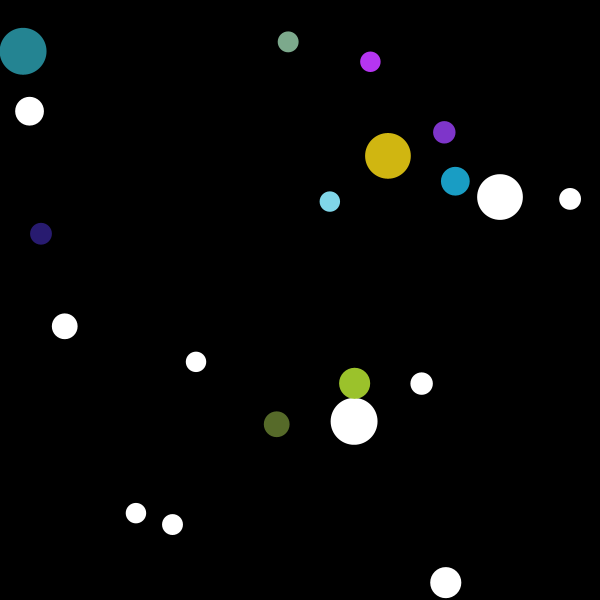
Frame 1 (no input)
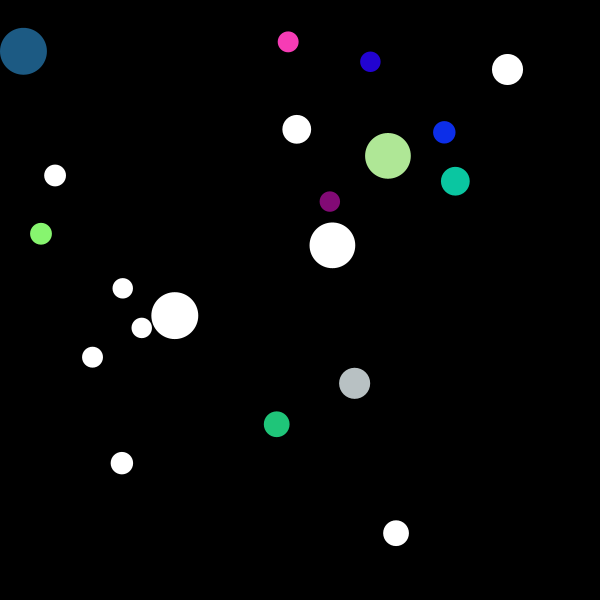
Frame 60 (the mouse pressed at the canvas centre just before this capture)
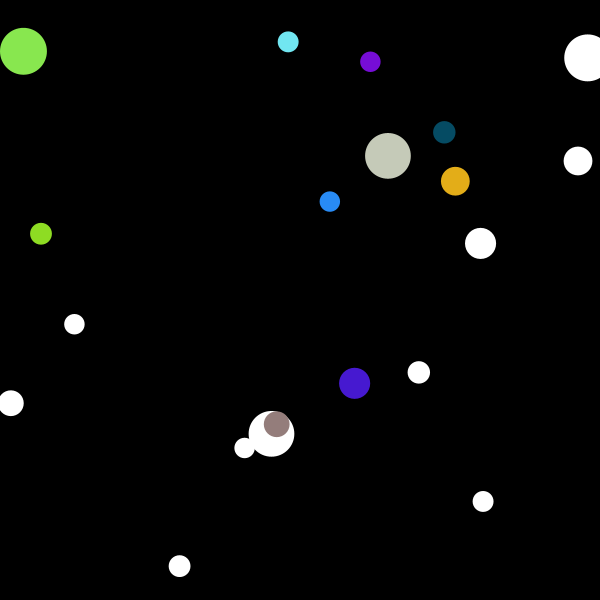
Frame 120 (the mouse held since frame 60 and released just before this capture)

The Processing sketch that drew these frames (run headless with seeded random() and noise(); from frame 60 on, the mouse is pressed at the canvas centre):

// Processing sketch: yigeshibaidepengqiuyouxi
// ── yigeshibaidepengqiuyouxi.pde
int totalNum = 10;
Ball[] theBall;

void setup() {
  size(600, 600);
  theBall= new Ball[totalNum];
  //PVector theBallLoc = new PVector(width/2, height/2);
  //float theBallDia = 50;
  //theBall=new Ball(theBallLoc, theBallDia);
  for(int i=0; i<theBall.length; i++){
    PVector loc = new PVector(random(width),random(height));
    PVector sp = new PVector(random(1, 5), random(1, 5));
    PVector ac = new PVector(0,0);
    float d=random(20,50);
    theBall[i]=new Ball(loc,sp,ac, d,i);
  }
}


void draw() {
  background(0);
  //fill(#D67D7D);
  for(int i=0; i< theBall.length; i++){
    theBall[i].show();
    theBall[i].collision();
    theBall[i].edge();
    println(theBall[2].location.x);
  
  }
}

// ── HitBall.pde
class Ball {
  PVector location;
  PVector speed;
  PVector acce;
  float dd;
  float x = random(width);
  float y = random(height);
  int indexNum;
  int elliLength = 10;



  Ball(PVector loc, PVector sp, PVector ac, float d, int index) {
    location=loc;
    speed=sp;
    acce=ac;
    dd=d;
    indexNum=index;
  }


  void show() {
    fill(random(250), random(250), random(250));
    smooth();
    noStroke();
    ellipse(location.x, location.y, dd, dd);
    float x = random(width);
    float y = random(height);
    fill(255);
    noStroke();
    ellipse(x, y, dd, dd);
  }



void collision() {
  int elliLength = 10;
  if (mousePressed==true) {
    PVector mouse = new PVector(mouseX, mouseY);
    PVector locWhite = new PVector(x,y);
    PVector bound = PVector.sub(locWhite, mouse);
    bound.normalize();
    bound.mult(50/dd);
    acce.add(bound);
  }

  for (int i = 0; i < elliLength; i ++) {
    float ddist=dist(x, y, location.x, location.y);
    if (ddist<=dd) {
      speed.x=speed.x*-1;
      speed.y=speed.y*-1;
    }
  }
}




void edge() {
  int elliLength = 10;
  for (int i = 0; i < elliLength; i ++) {

    if (location.x + dd/2 > width) {
      location.x = width - dd/2;
      speed.x = speed.x *-1;
    }

    if (location.x - dd/2 < 0) {
      location.x = dd/2;
      speed.x = speed.x *-1;
    }

    if (location.y + dd/2 > height) {
      location.y = height - dd/2;
      speed.y *=-1;
    }

    if (location.y  - dd/2 < 0) {
      location.y = dd/2;
      speed.y *=-1;
    }
  }

  for (int i = 0; i < elliLength; i ++) {

    if (x + dd/2 > width) {
      x = width - dd/2;
      speed.x = speed.x *-1;
    }

    if (x - dd/2 < 0) {
      x = dd/2;
      speed.x = speed.x *-1;
    }

    if (y + dd/2 > height) {
      y = height - dd/2;
      speed.y *=-1;
    }

    if (y  - dd/2 < 0) {
      y = dd/2;
      speed.y *=-1;
    }
  }
}

}
